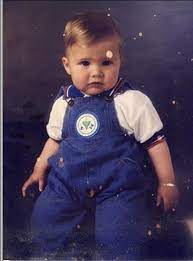
#> input picture Lab_6/damage.jpeg, 193 x 261 px, found by its file name
$ python Task3.py
#> lines starting #> are read from the running program, lines starting #| are printed output that depends on the picture; pictures that were not available may be replaced by others from this repository, and a replacement may not be noted
import cv2 as cv
import numpy as np

img = cv.imread('D:\APU Stuff\Bachelor of Computer Science (Intelligent Systems) [APD2F2202CS(IS)]\Semester 2\Imaging & Special Effects [CT029-3-2-ISE]\Mine\Labs\ISE-Labs\Lab_6\damage.jpeg',0)
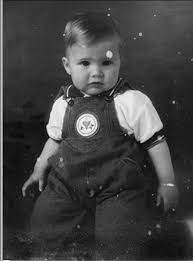
#> img: shape (261, 193); min 0, max 255, mean 65.5
#img = cv.imread('D:\APU Stuff\Bachelor of Computer Science (Intelligent Systems) [APD2F2202CS(IS)]\Semester 2\Imaging & Special Effects [CT029-3-2-ISE]\Mine\Labs\ISE-Labs\Lab_6\damage.jpeg')
#mask = np.zeros(img.shape, img.dtype)
#cv.imwrite('D:\APU Stuff\Bachelor of Computer Science (Intelligent Systems) [APD2F2202CS(IS)]\Semester 2\Imaging & Special Effects [CT029-3-2-ISE]\Mine\Labs\ISE-Labs\Lab_6\mask.png', mask)

#mannually modify the mask as per the noise in the original image
#load the updated mask
mask = cv.imread('D:\APU Stuff\Bachelor of Computer Science (Intelligent Systems) [APD2F2202CS(IS)]\Semester 2\Imaging & Special Effects [CT029-3-2-ISE]\Mine\Labs\ISE-Labs\Lab_6\mask3.jpg',0)
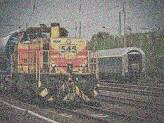
#> input picture Lab_6/Train.png, 164 x 123 px, given in place of mask3.jpg, which was not available
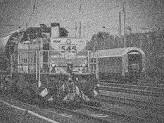
#> mask: shape (123, 164); min 28, max 226, mean 119.8

#> (the run stopped early here; a loop or call above may not have finished)
